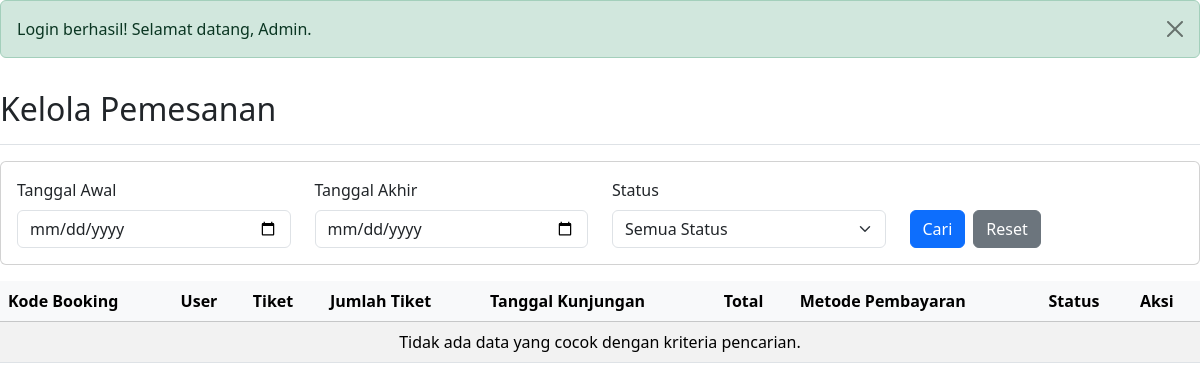
The app's page /admin/halaman/kelola_pemesanan.php (signed in), older data.
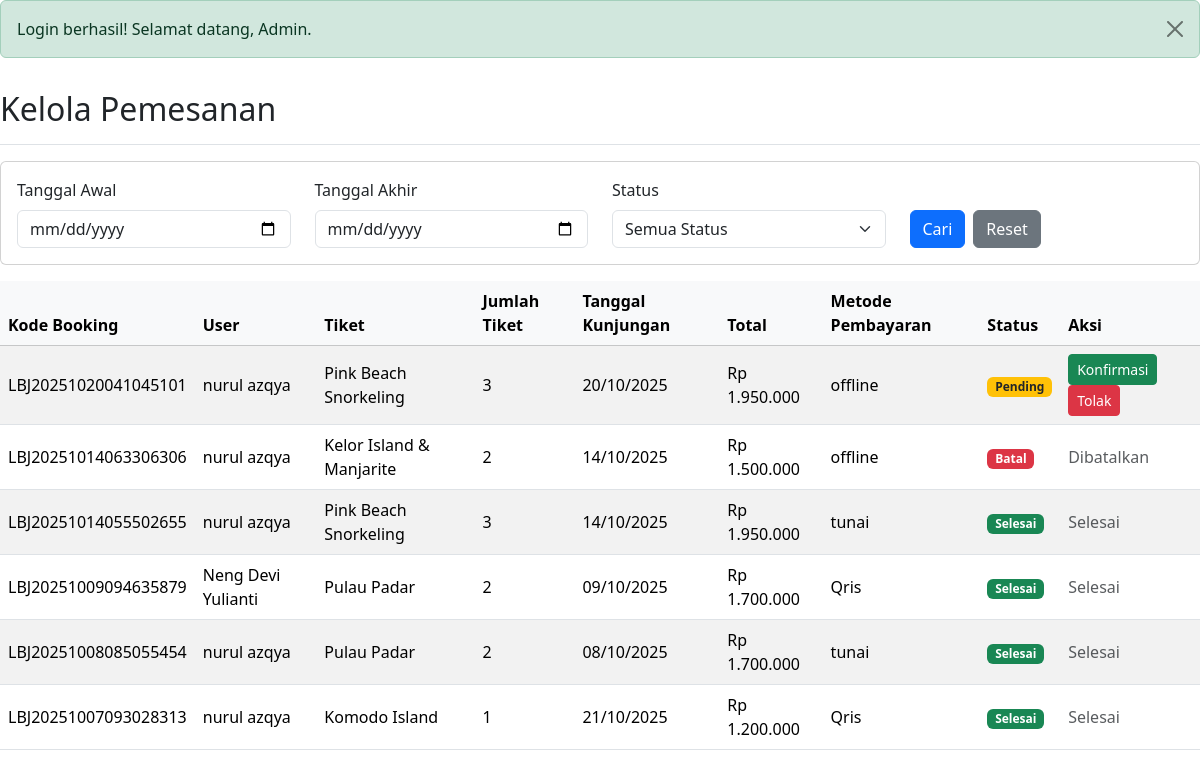
The same page, newer data.
### tables this page shows
CREATE TABLE `pemesanan` (
  `id` int NOT NULL,
  `kode_booking` varchar(50) NOT NULL,
  `user_id` int NOT NULL,
  `tiket_id` int NOT NULL,
  `tanggal_kunjungan` date NOT NULL,
  `jumlah_tiket` int NOT NULL,
  `total_harga` decimal(10,2) NOT NULL,
  `status` enum('pending','dibayar','selesai','batal') DEFAULT 'pending',
  `metode_pembayaran` varchar(20) NOT NULL DEFAULT 'offline',
  `jenis` varchar(20) NOT NULL DEFAULT 'booking',
  `batas_waktu` datetime DEFAULT NULL,
  `created_at` timestamp NULL DEFAULT CURRENT_TIMESTAMP,
  `updated_at` timestamp NULL DEFAULT CURRENT_TIMESTAMP ON UPDATE CURRENT_TIMESTAMP
);

CREATE TABLE `users` (
  `id` int NOT NULL,
  `username` varchar(50) NOT NULL,
  `password` varchar(255) NOT NULL,
  `email` varchar(100) NOT NULL,
  `nama_lengkap` varchar(100) NOT NULL,
  `no_hp` varchar(15) NOT NULL,
  `profile_photo` varchar(255) DEFAULT NULL,
  `role` enum('admin','user') NOT NULL DEFAULT 'user',
  `created_at` timestamp NULL DEFAULT CURRENT_TIMESTAMP
);

CREATE TABLE `tiket` (
  `id` int NOT NULL,
  `nama_paket` varchar(100) NOT NULL,
  `deskripsi` text NOT NULL,
  `harga` decimal(10,2) NOT NULL,
  `durasi` varchar(50) NOT NULL,
  `kategori` varchar(50) NOT NULL,
  `gambar` varchar(255) NOT NULL,
  `stok` int DEFAULT '0',
  `status` enum('aktif','nonaktif') DEFAULT 'aktif',
  `fasilitas` text,
  `itinerary` text,
  `syarat` text,
  `latitude` decimal(10,6) DEFAULT NULL,
  `longitude` decimal(10,6) DEFAULT NULL,
  `created_at` timestamp NULL DEFAULT CURRENT_TIMESTAMP,
  `updated_at` timestamp NULL DEFAULT CURRENT_TIMESTAMP ON UPDATE CURRENT_TIMESTAMP
);

### admin/halaman/kelola_pemesanan.php (the view, shortened to what the changed rows need)
<?php
include '../../database/konek.php';
include '../../includes/boot.php';
?>
<div class="d-flex justify-content-between flex-wrap flex-md-nowrap align-items-center pt-3 pb-2 mb-3 border-bottom">
    <h1 class="h2">Kelola Pemesanan</h1>
</div>
<div class="table-responsive">
    <table class="table table-striped table-hover align-middle">
        <thead class="table-light">
            <tr>
                <th>Kode Booking</th>
                <th>User</th>
                <th>Tiket</th>
                <th>Jumlah Tiket</th>
                <th>Tanggal Kunjungan</th>
                <th>Total</th>
                <th>Metode Pembayaran</th>
                <th>Status</th>
                <th>Aksi</th>
            </tr>
        </thead>
        <tbody>
            <?php
            $sql = "SELECT p.*, u.nama_lengkap, t.nama_paket
                    FROM pemesanan p
                    JOIN users u ON p.user_id = u.id
                    JOIN tiket t ON p.tiket_id = t.id";
            $sql .= " ORDER BY p.created_at DESC";
            $stmt = $konek->prepare($sql);
            if ($stmt) {
                $stmt->execute();
                $result = $stmt->get_result();
            } else {
                $result = false;
            }
            if ($result && $result->num_rows > 0) {
                while ($data = $result->fetch_assoc()) {
                    $statusClass = match ($data['status']) {
                        'pending' => 'bg-warning text-dark',
                        'dibayar' => 'bg-info text-dark',
                        'selesai' => 'bg-success',
                        'batal'   => 'bg-danger',
                        default   => 'bg-secondary'
                    };
                    echo "<tr>
                        <td>" . htmlspecialchars($data['kode_booking']) . "</td>
                        <td>" . htmlspecialchars($data['nama_lengkap']) . "</td>
                        <td>" . htmlspecialchars($data['nama_paket']) . "</td>
                        <td>" . (int)$data['jumlah_tiket'] . "</td>
                        <td>" . date('d/m/Y', strtotime($data['tanggal_kunjungan'])) . "</td>
                        <td>Rp " . number_format($data['total_harga'], 0, ',', '.') . "</td>
                        <td>" . htmlspecialchars($data['metode_pembayaran']) . "</td>
                        <td><span class='badge $statusClass'>" . ucfirst(htmlspecialchars($data['status'])) . "</span></td>
                        <td>";
                    if ($data['status'] == 'pending') {
                        echo "<a href='proses/proses_pemesanan.php?id=" . htmlspecialchars($data['id']) . "&action=confirm' class='btn btn-sm btn-success'>Konfirmasi</a> ";
                        echo "<a href='proses/proses_pemesanan.php?id=" . htmlspecialchars($data['id']) . "&action=reject' class='btn btn-sm btn-danger'>Tolak</a>";
                    } elseif ($data['status'] == 'selesai') {
                        echo "<span class='text-muted'>Selesai</span>";
                    } else {
                        echo "<span class='text-muted'>Dibatalkan</span>";
                    }
                    echo "</td></tr>";
                }
            } else {
                echo "<tr><td colspan='9' class='text-center'>Tidak ada data yang cocok dengan kriteria pencarian.</td></tr>";
            }
            ?>
        </tbody>
    </table>
</div>

Row changes from the older to the newer data that the page shows:
added pemesanan: kode_booking "LBJ20251020041045101", user.nama_lengkap "nurul azqya", tiket.nama_paket "Pink Beach Snorkeling", jumlah_tiket "3", tanggal_kunjungan "20/10/2025", total_harga "1.950.000", metode_pembayaran "offline", status "Pending"
added pemesanan: kode_booking "LBJ20251014063306306", user.nama_lengkap "nurul azqya", tiket.nama_paket "Kelor Island & Manjarite", jumlah_tiket "2", tanggal_kunjungan "14/10/2025", total_harga "1.500.000", metode_pembayaran "offline", status "Batal", shows "Dibatalkan"
added pemesanan: kode_booking "LBJ20251014055502655", user.nama_lengkap "nurul azqya", tiket.nama_paket "Pink Beach Snorkeling", jumlah_tiket "3", tanggal_kunjungan "14/10/2025", total_harga "1.950.000", metode_pembayaran "tunai", status "Selesai"
added pemesanan: kode_booking "LBJ20251009094635879", user.nama_lengkap "Neng Devi Yulianti", tiket.nama_paket "Pulau Padar", jumlah_tiket "2", tanggal_kunjungan "09/10/2025", total_harga "1.700.000", metode_pembayaran "Qris", status "Selesai"
added pemesanan: kode_booking "LBJ20251008085055454", user.nama_lengkap "nurul azqya", tiket.nama_paket "Pulau Padar", jumlah_tiket "2", tanggal_kunjungan "08/10/2025", total_harga "1.700.000", metode_pembayaran "tunai", status "Selesai"
added pemesanan: kode_booking "LBJ20251007093028313", user.nama_lengkap "nurul azqya", tiket.nama_paket "Komodo Island", jumlah_tiket "1", tanggal_kunjungan "21/10/2025", total_harga "1.200.000", metode_pembayaran "Qris", status "Selesai"
Text that changed along with them:
text no longer shown: "Tidak ada data yang cocok dengan kriteria pencarian."
